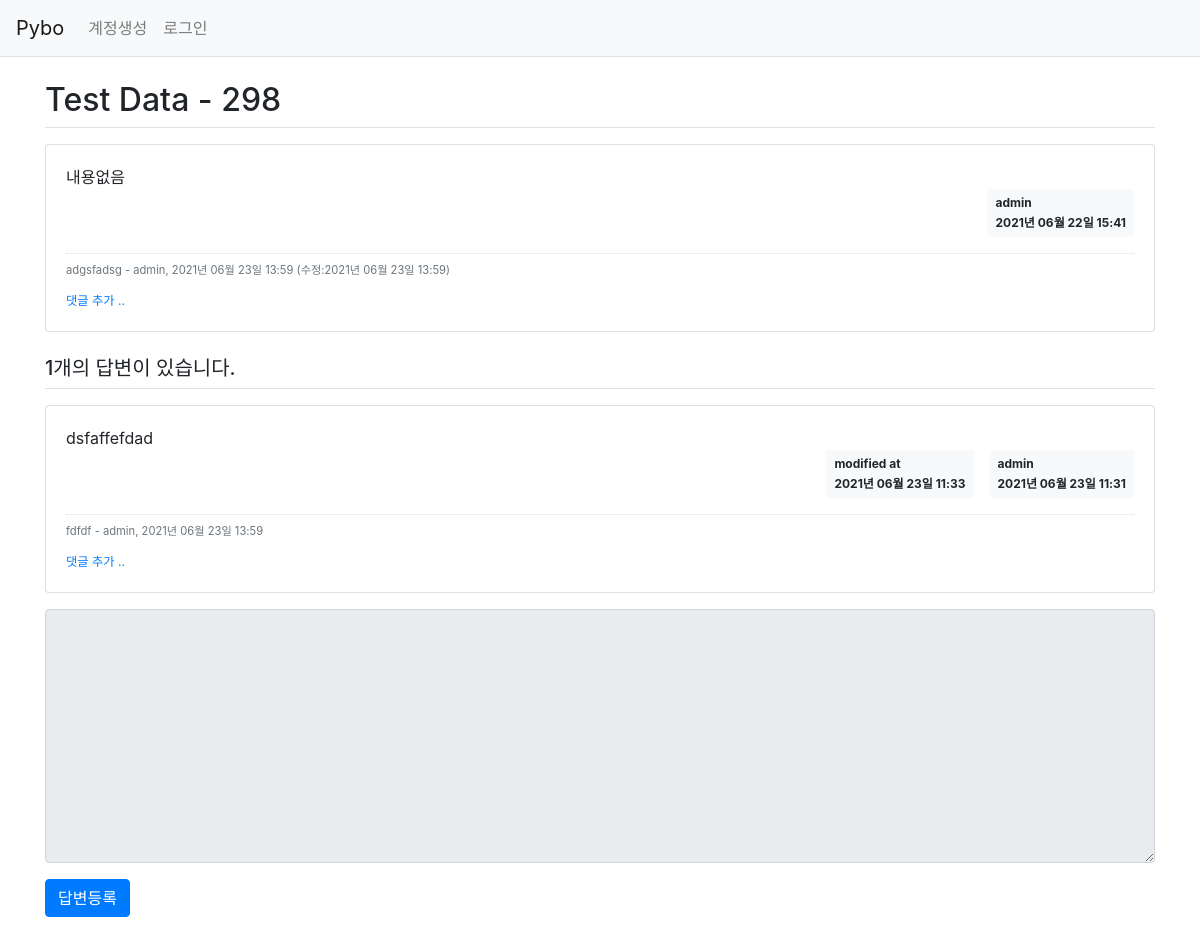
/question/detail/302/, run on the app's committed database.
### pybo/models.py (models this page shows)
class Question(db.Model):
    id = db.Column(db.Integer, primary_key=True)
    subject = db.Column(db.String(200), nullable=False)
    content = db.Column(db.Text(), nullable=False)
    create_date = db.Column(db.DateTime(), nullable=False)
    modify_date = db.Column(db.DateTime(), nullable=True)
    user_id = db.Column(db.Integer, db.ForeignKey('user.id', ondelete='CASCADE'), nullable=False)
    user = db.relationship('User', backref=db.backref('question_set'))

class User(db.Model):
    id = db.Column(db.Integer, primary_key=True)
    username = db.Column(db.String(150), unique=True, nullable=False)
    password = db.Column(db.String(200), nullable=False)
    email = db.Column(db.String(120), unique=True, nullable=False)

class Comment(db.Model):
    id = db.Column(db.Integer, primary_key=True)
    user_id = db.Column(db.Integer, db.ForeignKey('user.id', ondelete='CASCADE'), nullable=False)
    user = db.relationship('User', backref=db.backref('comment_set'))
    content = db.Column(db.Text(), nullable=False)
    create_date = db.Column(db.DateTime(), nullable=False)
    modify_date = db.Column(db.DateTime())
    question_id = db.Column(db.Integer, db.ForeignKey('question.id', ondelete='CASCADE'), nullable=True)
    question = db.relationship('Question', backref=db.backref('comment_set'))
    answer_id = db.Column(db.Integer, db.ForeignKey('answer.id', ondelete='CASCADE'), nullable=True)
    answer = db.relationship('Answer', backref=db.backref('comment_set'))

class Answer(db.Model):
    id = db.Column(db.Integer, primary_key=True)
    question_id = db.Column(db.Integer, db.ForeignKey('question.id', ondelete='CASCADE'))
    question = db.relationship('Question', backref=db.backref('answer_set'))
    content = db.Column(db.Text(), nullable=False)
    create_date = db.Column(db.DateTime(), nullable=False)
    modify_date = db.Column(db.DateTime(), nullable=True)
    user_id = db.Column(db.Integer, db.ForeignKey('user.id', ondelete='CASCADE'), nullable=False)
    user = db.relationship('User', backref=db.backref('answer_set'))

### pybo/views/question_views.py (the view)
@bp.route('/detail/<int:question_id>/')
def detail(question_id):
    form = AnswerForm()
    question = Question.query.get_or_404(question_id)
    return render_template('question/question_detail.html', question=question, form=form)

### pybo/forms.py
class AnswerForm(FlaskForm):
    content = TextAreaField('내용', validators=[DataRequired('내용을 입력하세요.')])

### pybo/filter.py (called while the page is built)
def format_datetime(value, fmt='%Y년 %m월 %d일 %H:%M'):
    return value.strftime(fmt)

### pybo/views/auth_views.py (called while the page is built)
@bp.before_app_request
def load_logged_in_user():
    user_id = session.get('user_id')
    if user_id is None:
        g.user = None
    else:
        g.user = User.query.get(user_id)

### pybo/templates/question/question_detail.html (shortened to what this page needs)
{% extends 'base.html' %}
{% block content %}
<div class="container my-3">
    <h2 class="border-bottom py-2">{{ question.subject }}</h2>
    <div class="card my-3">
        <div class="card-body">
            <div class="card-text" style="white-space: pre-line;">{{ question.content }}</div>
            <div class="d-flex justify-content-end">
                <div class="badge badge-light p-2 text-left">
                    <div class="mb-2">{{ question.user.username }}</div>
                    <div>{{ question.create_date|datetime }}</div>
                </div>
            </div>
            {% if question.comment_set|length > 0 %}
            <div class="mt-3">
            {% for comment in question.comment_set %}
                <div class="comment py-2 text-muted">
                    <span style="white-space: pre-line;">{{ comment.content }}</span>
                    <span>
                        - {{ comment.user.username }}, {{ comment.create_date|datetime }}
                        {% if comment.modify_date %}
                        (수정:{{ comment.modify_date|datetime }})
                        {% endif %}
                    </span>
                </div>
            {% endfor %}
            </div>
            {% endif %}
            <div>
                <a href="{{ url_for('comment.create_question', question_id=question.id) }}"
                   class="small"><small>댓글 추가 ..</small></a>
            </div>
        </div>
    </div>
    <h5 class="border-bottom my-3 py-2">{{ question.answer_set|length }}개의 답변이 있습니다.</h5>
    {% for answer in question.answer_set %}
    <div class="card my-3">
        <div class="card-body">
            <div class="card-text" style="white-space: pre-line;">{{ answer.content }}</div>
            <div class="d-flex justify-content-end">
                {% if answer.modify_date %}
                <div class="badge badge-light p-2 text-left mx-3">
                    <div class="mb-2">modified at</div>
                    <div>{{ answer.modify_date|datetime }}</div>
                </div>
                {% endif %}
                <div class="badge badge-light p-2 text-left">
                    <div class="mb-2">{{ answer.user.username }}</div>
                    <div>{{ answer.create_date|datetime }}</div>
                </div>
            </div>
            {% if answer.comment_set|length > 0 %}
            <div class="mt-3">
            {% for comment in answer.comment_set %}
                <div class="comment py-2 text-muted">
                    <span style="white-space: pre-line;">{{ comment.content }}</span>
                    <span>
                        - {{ comment.user.username }}, {{ comment.create_date|datetime }}
                    </span>
                </div>
            {% endfor %}
            </div>
            {% endif %}
            <div>
                <a href="{{ url_for('comment.create_answer', answer_id=answer.id) }}"
                   class="small"><small>댓글 추가 ..</small></a>
            </div>
        </div>
    </div>
    {% endfor %}
    <form action="{{ url_for('answer.create', question_id=question.id) }}" method="post" class="my-3">
        <div class="form-group">
            <textarea {% if not g.user %}disabled{% endif %}
                      name="content" id="content" class="form-control" rows="10"></textarea>
        </div>
        <input type="submit" value="답변등록" class="btn btn-primary">
    </form>
</div>
{% endblock %}

### pybo/static/style.css (style rules this page uses)
.comment { border-top:dotted 1px #ddd; font-size:0.7em; }

### data on the page
Question: subject "Test Data - 298", content "내용없음", create_date "2021년 06월 22일 15:41"
User: user.username "admin"
Comment: content "adgsfadsg", user.username "admin", create_date "2021년 06월 23일 13:59", modify_date "2021년 06월 23일 13:59"
Answer: content "dsfaffefdad", modify_date "2021년 06월 23일 11:33", user.username "admin", create_date "2021년 06월 23일 11:31"
Comment: content "fdfdf", user.username "admin", create_date "2021년 06월 23일 13:59"

### other printed values
{{ question.answer_set|length }} "1"
